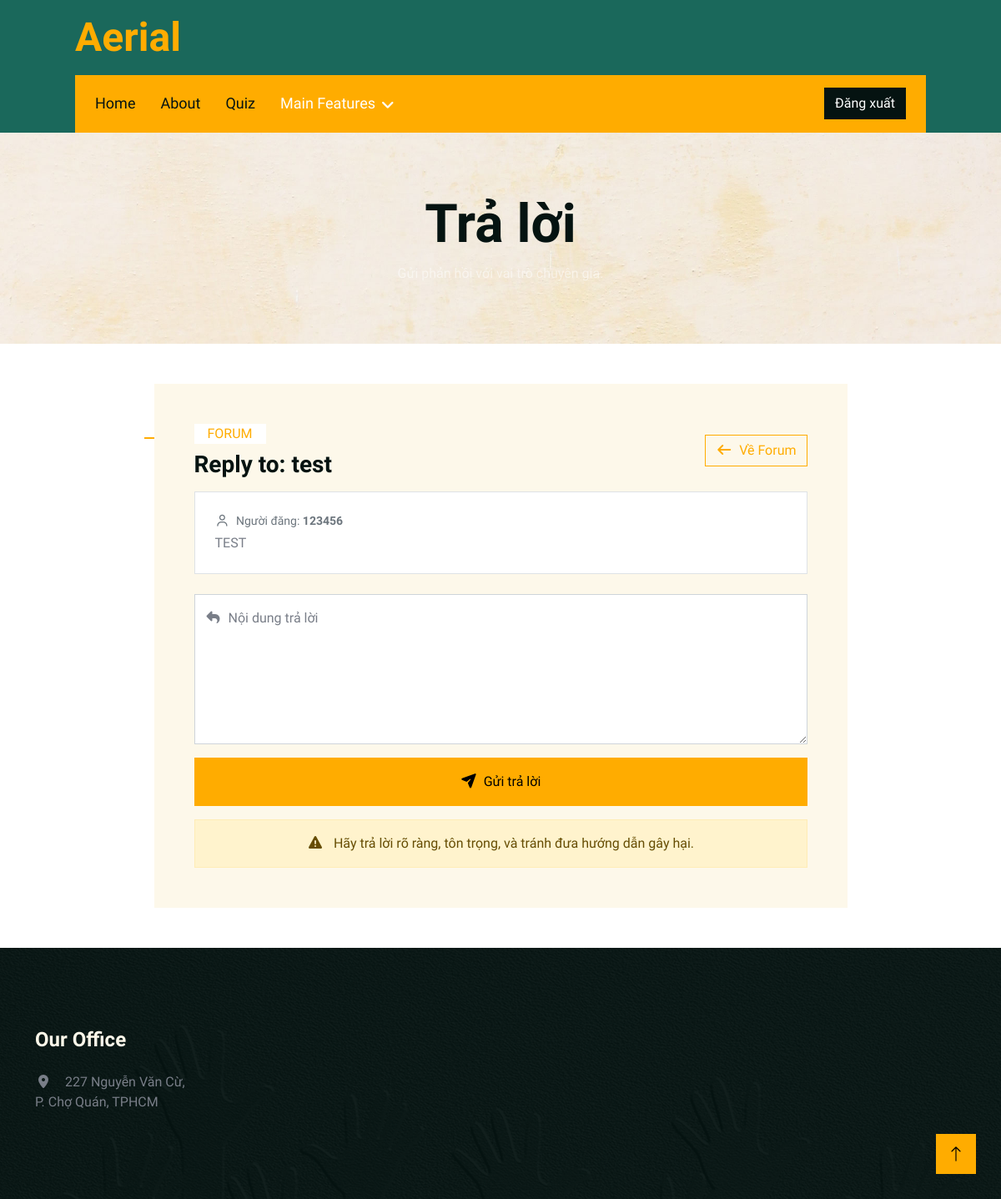
The page /forum/post/1/reply (signed in) on the database its author committed.
### models.py (models this page shows)
class Post(Base):
    __tablename__ = "posts"
    id: Mapped[int] = mapped_column(primary_key=True)
    title: Mapped[str] = mapped_column(String)
    content: Mapped[str] = mapped_column(Text)
    user_id: Mapped[int] = mapped_column(ForeignKey("users.id"))
    tag: Mapped[str] = mapped_column(String, default="unanswered")
    created_at: Mapped[DateTime] = mapped_column(DateTime, server_default=func.now())
    author = relationship("User", back_populates="posts")
    answers = relationship("Answer", back_populates="post")

class User(Base):
    __tablename__ = "users"
    id: Mapped[int] = mapped_column(primary_key=True)
    username: Mapped[str] = mapped_column(String, unique=True)
    password: Mapped[str] = mapped_column(String)
    role: Mapped[str] = mapped_column(String, default="student")
    status_tag: Mapped[str | None] = mapped_column(String, nullable=True)
    chat_opt_in: Mapped[bool] = mapped_column(Boolean, default=False)
    last_seen = Column(DateTime, default=func.now())
    is_online = Column(Boolean, default=False)
    posts = relationship("Post", back_populates="author")
    answers = relationship("Answer", back_populates="expert")
    expert_profile = relationship("ExpertProfile",uselist=False,back_populates="user", foreign_keys="ExpertProfile.user_id"
    )
    student_profile = relationship("StudentProfile", uselist=False, back_populates="user")

### loginforum/forum.py (the view, shortened to what this page needs)
@forum.route("/post/<int:post_id>/reply", methods=["GET","POST"])
def reply_post(post_id):
    if "user_id" not in session:
        return "Bạn không có quyền trả lời!", 403
    conn = get_db()
    post = conn.execute(
        "SELECT posts.*, users.username "
        "FROM posts JOIN users ON posts.user_id = users.id "
        "WHERE posts.id=?",
        (post_id,)
    ).fetchone()
    if not post:
        return "Bài viết không tồn tại", 404
    post = dict(post)
    return render_template("reply_post.html", post=post)

### db.py (called while the page is built)
def get_db():
    if "db" not in g:
        g.db = sqlite3.connect(
            DATABASE,
            detect_types=sqlite3.PARSE_DECLTYPES,
            timeout=10  # chờ nếu database đang bị lock
        )
        g.db.row_factory = sqlite3.Row
    return g.db

### loginforum/htmltemplates/reply_post.html (shortened to what this page needs)
<!DOCTYPE html>
<html lang="vi">
<head>
    <link href="https://cdnjs.cloudflare.com/ajax/libs/font-awesome/7.0.0/css/all.min.css" rel="stylesheet">
    <link href="https://cdn.jsdelivr.net/npm/bootstrap-icons@1.4.1/font/bootstrap-icons.css" rel="stylesheet">
    <link href="{{ url_for('static', filename='lib/animate/animate.min.css') }}" rel="stylesheet">
    <link href="{{ url_for('static', filename='lib/owlcarousel/assets/owl.carousel.min.css') }}" rel="stylesheet">
    <link href="{{ url_for('static', filename='css/bootstrap.min.css') }}" rel="stylesheet">
    <link href="{{ url_for('static', filename='css/style.css') }}" rel="stylesheet">
</head>
<body>
    <div class="container-fluid bg-secondary top-bar wow fadeIn" data-wow-delay="0.1s">
        <div class="row align-items-center h-100">
            <div class="col-lg-4 text-center text-lg-start">
                <a href="{{ url_for('home') }}"><h1 class="display-5 text-primary m-0">Aerial</h1></a>
            </div>
        </div>
    </div>
    <div class="container-fluid bg-secondary px-0 wow fadeIn" data-wow-delay="0.1s">
        <div class="nav-bar">
            <nav class="navbar navbar-expand-lg bg-primary navbar-dark px-4 py-lg-0">
                <div class="collapse navbar-collapse" id="navbarCollapse">
                    <div class="navbar-nav me-auto">
                        <a href="{{ url_for('home') }}" class="nav-item nav-link">Home</a>
                        <a href="{{ url_for('about') }}" class="nav-item nav-link">About</a>
                        <a href="{{ url_for('quiz_bp.trang_quiz') }}" class="nav-item nav-link">Quiz</a>
                        <div class="nav-item dropdown">
                            <a href="#" class="nav-link dropdown-toggle active" data-bs-toggle="dropdown">Main Features</a>
                        </div>
                    </div>
                    <div class="d-none d-lg-flex ms-auto align-items-center">
                        {% if session.get("user_id") %}
                            <a class="btn btn-dark ms-2" href="{{ url_for('auth.logout') }}">Đăng xuất</a>
                        {% else %}
                            <a class="btn btn-dark ms-2" href="{{ url_for('auth.login') }}">Đăng nhập</a>
                            <a class="btn btn-dark ms-2" href="{{ url_for('auth.register') }}">Đăng ký</a>
                        {% endif %}
                    </div>
                </div>
            </nav>
        </div>
    </div>
    <div class="container-fluid page-header py-5 wow fadeIn" data-wow-delay="0.1s">
        <div class="container text-center py-4">
            <h1 class="display-3 animated slideInDown">Trả lời</h1>
            <p class="text-white-50 mb-0">Gửi phản hồi với vai trò chuyên gia.</p>
        </div>
    </div>
    <div class="container-fluid py-5">
        <div class="container">
            <div class="row justify-content-center">
                <div class="col-lg-9">
                    <div class="bg-light rounded p-4 p-md-5">
                        <div class="d-flex justify-content-between align-items-center mb-3">
                            <div>
                                <p class="section-title bg-white text-center text-primary px-3 d-inline-block mb-0">Forum</p>
                                <h3 class="mb-0 mt-2">Reply to: {{ post['title'] }}</h3>
                            </div>
                            <a href="{{ url_for('forum.show_forum') }}" class="btn btn-outline-primary">
                                <i class="fa-solid fa-arrow-left me-2"></i>Về Forum
                            </a>
                        </div>
                        <div class="p-4 bg-white rounded border mb-4">
                            <div class="text-muted small mb-1">
                                <i class="fa-regular fa-user me-2"></i>Người đăng: <strong>{{ post.get('username', 'Unknown') }}</strong>
                            </div>
                            <div style="white-space: pre-wrap;">{{ post['content'] }}</div>
                        </div>
                        <form method="post">
                            <div class="form-floating mb-3">
                                <textarea name="content" class="form-control" id="replyContent"
                                          style="height: 180px" required
                                          placeholder="Nhập nội dung trả lời..."></textarea>
                                <label for="replyContent">Nội dung trả lời</label>
                            </div>
                            <button type="submit" class="btn btn-primary py-3 w-100">
                                <i class="fa-solid fa-paper-plane me-2"></i>Gửi trả lời
                            </button>
                            <div class="alert alert-warning mt-3 mb-0 text-center">
                                <i class="fa-solid fa-triangle-exclamation me-2"></i>
                                Hãy trả lời rõ ràng, tôn trọng, và tránh đưa hướng dẫn gây hại.
                            </div>
                        </form>
                    </div>
                </div>
            </div>
        </div>
    </div>
    <div class="container-fluid footer py-5 wow fadeIn" data-wow-delay="0.1s">
        <div class="container">
            <div class="row g-5 py-5">
                <div class="col-lg-4 col-md-6">
                    <h4 class="text-light mb-4">Our Office</h4>
                    <p class="mb-2"><i class="fa fa-map-marker-alt me-3"></i>227 Nguyễn Văn Cừ, <br> P. Chợ Quán, TPHCM</p>
                </div>
            </div>
        </div>
    </div>
    <a href="#" class="btn btn-lg btn-primary btn-lg-square back-to-top"><i class="bi bi-arrow-up"></i></a>
</body>
</html>

### static/css/style.css (style rules this page uses)
html, body { font-family: "Be Vietnam Pro", system-ui, -apple-system, "Segoe UI", Roboto, Arial, sans-serif; }
:root { --bs-tertiary: #797E88; }
.back-to-top { position: fixed; display: none; right: 30px; bottom: 30px; z-index: 99; }
.btn { transition: .5s; }
.btn-lg-square { width: 48px; height: 48px; }
.btn-square, .btn-sm-square, .btn-lg-square { padding: 0; display: flex; align-items: center; justify-content: center; font-weight: normal; }
.top-bar { height: 90px; padding: 0 90px; }
.nav-bar { padding: 0 90px; transition: .5s; }
.navbar .navbar-nav .nav-link { margin-right: 30px; padding: 20px 0; color: var(--bs-dark); font-size: 18px; outline: none; }
.navbar .navbar-nav .nav-link:hover, .navbar .navbar-nav .nav-link.active { color: var(--bs-white); }
.navbar .dropdown-toggle::after { border: none; content: "\f107"; font-family: "Font Awesome 5 Free"; font-weight: 900; vertical-align: middle; margin-left: 8px; }
.page-header { background: url(../img/bg.jpg) center center no-repeat; background-size: cover; }
.section-title { position: relative; display: inline-block; text-transform: uppercase; }
.section-title::before { position: absolute; content: ""; width: calc(100% + 80px); height: 0px; top: 5px; left: -40px; border-top: 2px solid var(--bs-primary); z-index: -1; }
.section-title::after { position: absolute; content: ""; width: calc(100% + 120px); height: 0px; bottom: 6px; left: -60px; border-bottom: 2px solid var(--bs-primary); z-index: -1; }
.footer { color: var(--bs-tertiary); background: linear-gradient(rgba(5, 19, 17, .95), rgba(5, 19, 17, .95)), url(../img/bg-footer.jpg) center center no-repeat; background-size: cover; }
button, input, textarea, select, .navbar, .nav-link, .dropdown-menu { font-family: inherit; }

### rows shown on the page
Post: title "test", content "TEST"
User: get "123456"
